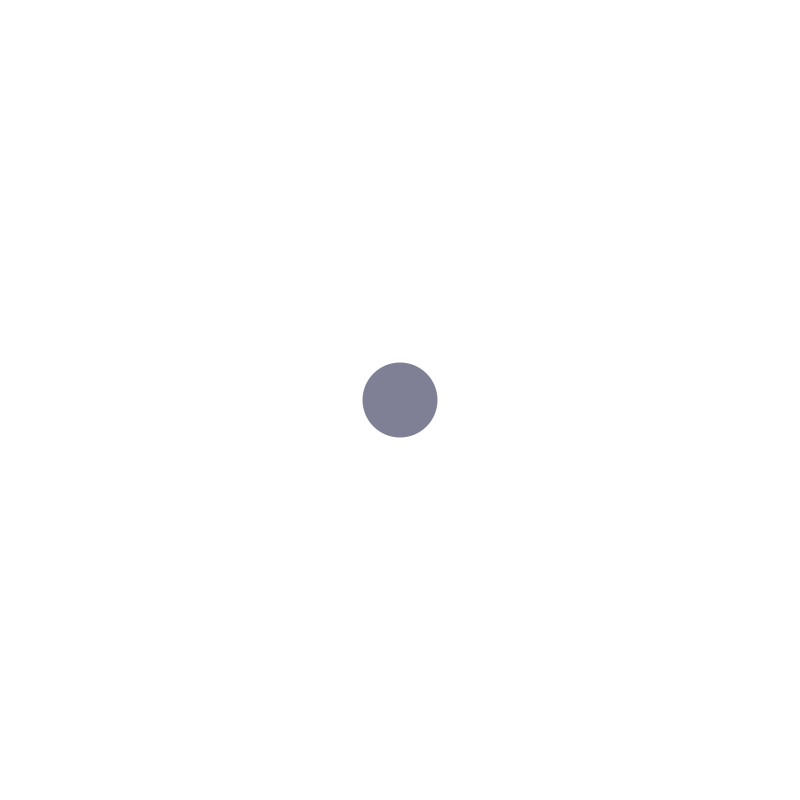
Frame 1 (no input)
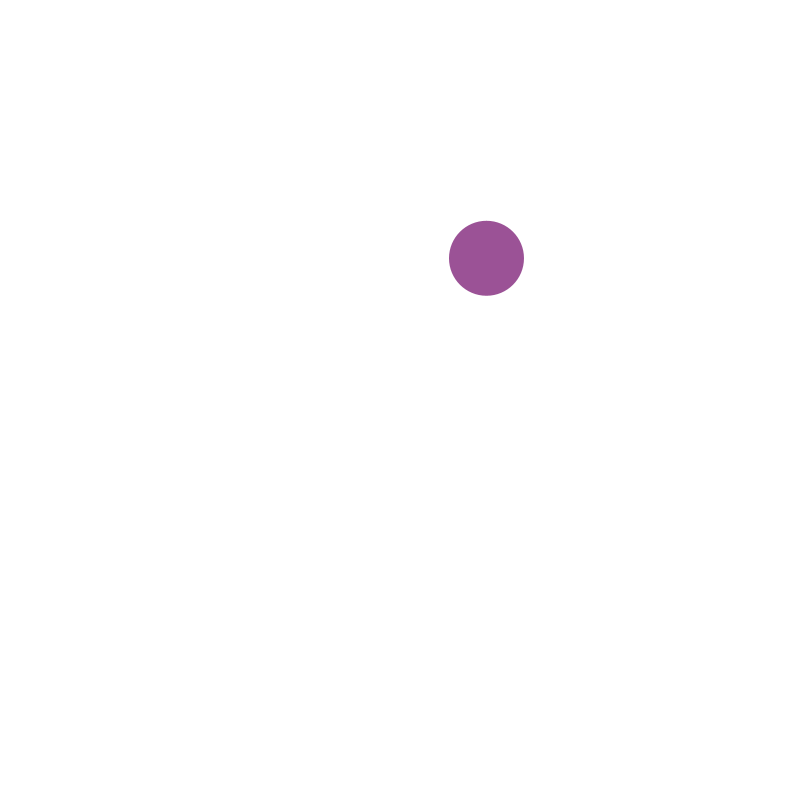
Frame 60 (the mouse pressed at the canvas centre just before this capture)
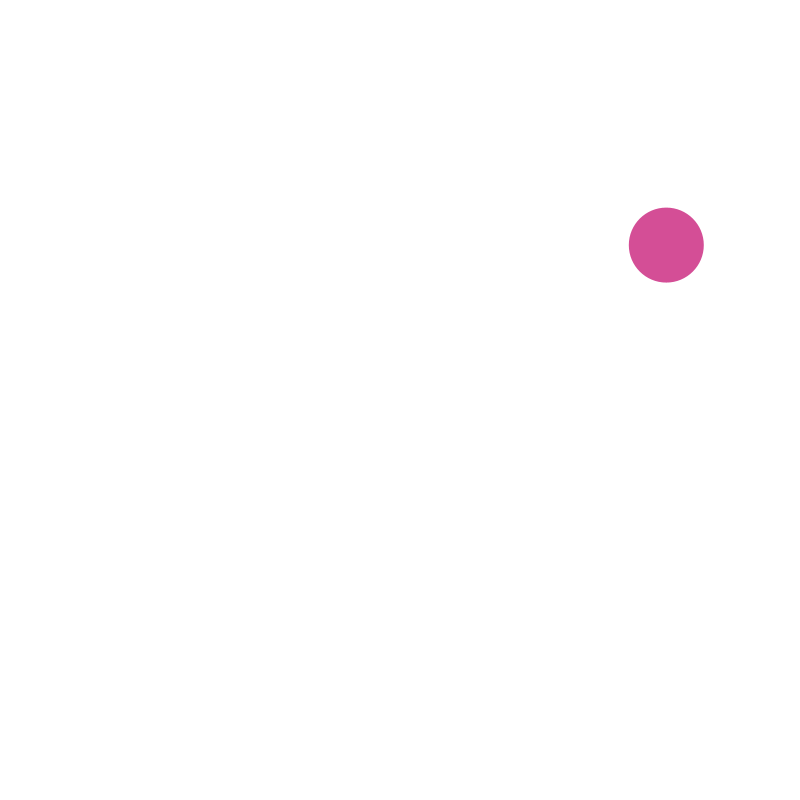
Frame 120 (the mouse held since frame 60 and released just before this capture)

The Processing sketch that drew these frames (run headless with seeded random() and noise(); from frame 60 on, the mouse is pressed at the canvas centre):

// Processing sketch: quiz_wk_7
// ── quiz_wk_7.pde
//used some of my own previous code

float ballA;
float ballB;

float ballSize;

float speedX;
float speedY;

void setup() {
  size(800,800);
  
  noStroke();
  
  ballA = width/2;
  ballB = height/2;
  
  speedX = random(-5,5);
  speedY = random(-5,5);
  
  ballSize = 75;
}

void draw() {
 float r = map(ballA, 0, width, 0, 255);
  float g = map(ballB, 0, height, 0, 255);
  
  
  background(255);
  fill(r,g,150);
  ellipse(ballA, ballB, ballSize, ballSize);
  
  ballA += speedX;
  ballB += speedY;
  
  if (ballA > width - ballSize/2 || ballA < ballSize/2) {
    ballA -= speedX;
    speedX = -speedX;
  }
  
  if (ballB > height - ballSize/2 || ballB < ballSize/2) {
    ballB -= speedY;
    speedY = -speedY;
  }
  
}

void mousePressed() {
  ballA = mouseX;
  ballB = mouseY;
  
  speedX = random(-5,5);
  speedY = random(-5,5);
  
}

void mouseDragged() 
{
  ballA = mouseX;
  ballB = mouseY;
  
  speedX = random(-5,5);
  speedY = random(-5,5);
}
